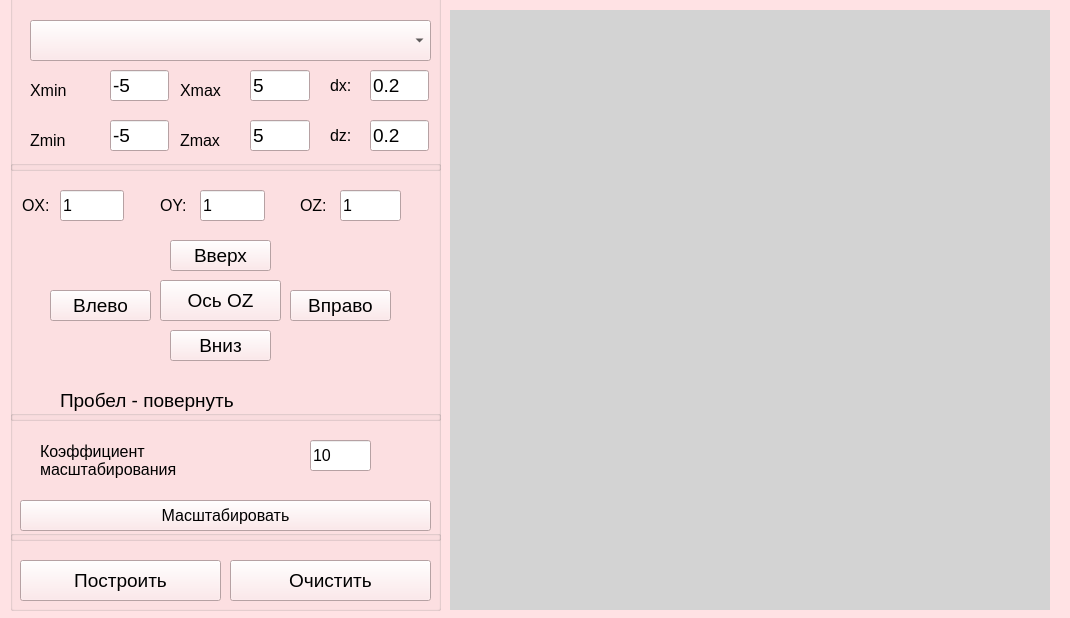
<?xml version="1.0" encoding="UTF-8"?>
<ui version="4.0">
 <class>MainWindow</class>
 <widget class="QMainWindow" name="MainWindow">
  <property name="geometry">
   <rect>
    <x>0</x>
    <y>0</y>
    <width>1070</width>
    <height>618</height>
   </rect>
  </property>
  <property name="maximumSize">
   <size>
    <width>1070</width>
    <height>618</height>
   </size>
  </property>
  <property name="sizeIncrement">
   <size>
    <width>1070</width>
    <height>618</height>
   </size>
  </property>
  <property name="palette">
   <palette>
    <active>
     <colorrole role="WindowText">
      <brush brushstyle="SolidPattern">
       <color alpha="255">
        <red>0</red>
        <green>0</green>
        <blue>0</blue>
       </color>
      </brush>
     </colorrole>
     <colorrole role="Button">
      <brush brushstyle="SolidPattern">
       <color alpha="255">
        <red>255</red>
        <green>226</green>
        <blue>228</blue>
       </color>
      </brush>
     </colorrole>
     <colorrole role="Light">
      <brush brushstyle="SolidPattern">
       <color alpha="255">
        <red>255</red>
        <green>255</green>
        <blue>255</blue>
       </color>
      </brush>
     </colorrole>
     <colorrole role="Midlight">
      <brush brushstyle="SolidPattern">
       <color alpha="255">
        <red>255</red>
        <green>240</green>
        <blue>241</blue>
       </color>
      </brush>
     </colorrole>
     <colorrole role="Dark">
      <brush brushstyle="SolidPattern">
       <color alpha="255">
        <red>127</red>
        <green>113</green>
        <blue>114</blue>
       </color>
      </brush>
     </colorrole>
     <colorrole role="Mid">
      <brush brushstyle="SolidPattern">
       <color alpha="255">
        <red>170</red>
        <green>151</green>
        <blue>152</blue>
       </color>
      </brush>
     </colorrole>
     <colorrole role="Text">
      <brush brushstyle="SolidPattern">
       <color alpha="255">
        <red>0</red>
        <green>0</green>
        <blue>0</blue>
       </color>
      </brush>
     </colorrole>
     <colorrole role="BrightText">
      <brush brushstyle="SolidPattern">
       <color alpha="255">
        <red>255</red>
        <green>255</green>
        <blue>255</blue>
       </color>
      </brush>
     </colorrole>
     <colorrole role="ButtonText">
      <brush brushstyle="SolidPattern">
       <color alpha="255">
        <red>0</red>
        <green>0</green>
        <blue>0</blue>
       </color>
      </brush>
     </colorrole>
     <colorrole role="Base">
      <brush brushstyle="SolidPattern">
       <color alpha="255">
        <red>255</red>
        <green>255</green>
        <blue>255</blue>
       </color>
      </brush>
     </colorrole>
     <colorrole role="Window">
      <brush brushstyle="SolidPattern">
       <color alpha="255">
        <red>255</red>
        <green>226</green>
        <blue>228</blue>
       </color>
      </brush>
     </colorrole>
     <colorrole role="Shadow">
      <brush brushstyle="SolidPattern">
       <color alpha="255">
        <red>0</red>
        <green>0</green>
        <blue>0</blue>
       </color>
      </brush>
     </colorrole>
     <colorrole role="AlternateBase">
      <brush brushstyle="SolidPattern">
       <color alpha="255">
        <red>255</red>
        <green>240</green>
        <blue>241</blue>
       </color>
      </brush>
     </colorrole>
     <colorrole role="ToolTipBase">
      <brush brushstyle="SolidPattern">
       <color alpha="255">
        <red>255</red>
        <green>255</green>
        <blue>220</blue>
       </color>
      </brush>
     </colorrole>
     <colorrole role="ToolTipText">
      <brush brushstyle="SolidPattern">
       <color alpha="255">
        <red>0</red>
        <green>0</green>
        <blue>0</blue>
       </color>
      </brush>
     </colorrole>
     <colorrole role="PlaceholderText">
      <brush brushstyle="SolidPattern">
       <color alpha="128">
        <red>0</red>
        <green>0</green>
        <blue>0</blue>
       </color>
      </brush>
     </colorrole>
    </active>
    <inactive>
     <colorrole role="WindowText">
      <brush brushstyle="SolidPattern">
       <color alpha="255">
        <red>0</red>
        <green>0</green>
        <blue>0</blue>
       </color>
      </brush>
     </colorrole>
     <colorrole role="Button">
      <brush brushstyle="SolidPattern">
       <color alpha="255">
        <red>255</red>
        <green>226</green>
        <blue>228</blue>
       </color>
      </brush>
     </colorrole>
     <colorrole role="Light">
      <brush brushstyle="SolidPattern">
       <color alpha="255">
        <red>255</red>
        <green>255</green>
        <blue>255</blue>
       </color>
      </brush>
     </colorrole>
     <colorrole role="Midlight">
      <brush brushstyle="SolidPattern">
       <color alpha="255">
        <red>255</red>
        <green>240</green>
        <blue>241</blue>
       </color>
      </brush>
     </colorrole>
     <colorrole role="Dark">
      <brush brushstyle="SolidPattern">
       <color alpha="255">
        <red>127</red>
        <green>113</green>
        <blue>114</blue>
       </color>
      </brush>
     </colorrole>
     <colorrole role="Mid">
      <brush brushstyle="SolidPattern">
       <color alpha="255">
        <red>170</red>
        <green>151</green>
        <blue>152</blue>
       </color>
      </brush>
     </colorrole>
     <colorrole role="Text">
      <brush brushstyle="SolidPattern">
       <color alpha="255">
        <red>0</red>
        <green>0</green>
        <blue>0</blue>
       </color>
      </brush>
     </colorrole>
     <colorrole role="BrightText">
      <brush brushstyle="SolidPattern">
       <color alpha="255">
        <red>255</red>
        <green>255</green>
        <blue>255</blue>
       </color>
      </brush>
     </colorrole>
     <colorrole role="ButtonText">
      <brush brushstyle="SolidPattern">
       <color alpha="255">
        <red>0</red>
        <green>0</green>
        <blue>0</blue>
       </color>
      </brush>
     </colorrole>
     <colorrole role="Base">
      <brush brushstyle="SolidPattern">
       <color alpha="255">
        <red>255</red>
        <green>255</green>
        <blue>255</blue>
       </color>
      </brush>
     </colorrole>
     <colorrole role="Window">
      <brush brushstyle="SolidPattern">
       <color alpha="255">
        <red>255</red>
        <green>226</green>
        <blue>228</blue>
       </color>
      </brush>
     </colorrole>
     <colorrole role="Shadow">
      <brush brushstyle="SolidPattern">
       <color alpha="255">
        <red>0</red>
        <green>0</green>
        <blue>0</blue>
       </color>
      </brush>
     </colorrole>
     <colorrole role="AlternateBase">
      <brush brushstyle="SolidPattern">
       <color alpha="255">
        <red>255</red>
        <green>240</green>
        <blue>241</blue>
       </color>
      </brush>
     </colorrole>
     <colorrole role="ToolTipBase">
      <brush brushstyle="SolidPattern">
       <color alpha="255">
        <red>255</red>
        <green>255</green>
        <blue>220</blue>
       </color>
      </brush>
     </colorrole>
     <colorrole role="ToolTipText">
      <brush brushstyle="SolidPattern">
       <color alpha="255">
        <red>0</red>
        <green>0</green>
        <blue>0</blue>
       </color>
      </brush>
     </colorrole>
     <colorrole role="PlaceholderText">
      <brush brushstyle="SolidPattern">
       <color alpha="128">
        <red>0</red>
        <green>0</green>
        <blue>0</blue>
       </color>
      </brush>
     </colorrole>
    </inactive>
    <disabled>
     <colorrole role="WindowText">
      <brush brushstyle="SolidPattern">
       <color alpha="255">
        <red>127</red>
        <green>113</green>
        <blue>114</blue>
       </color>
      </brush>
     </colorrole>
     <colorrole role="Button">
      <brush brushstyle="SolidPattern">
       <color alpha="255">
        <red>255</red>
        <green>226</green>
        <blue>228</blue>
       </color>
      </brush>
     </colorrole>
     <colorrole role="Light">
      <brush brushstyle="SolidPattern">
       <color alpha="255">
        <red>255</red>
        <green>255</green>
        <blue>255</blue>
       </color>
      </brush>
     </colorrole>
     <colorrole role="Midlight">
      <brush brushstyle="SolidPattern">
       <color alpha="255">
        <red>255</red>
        <green>240</green>
        <blue>241</blue>
       </color>
      </brush>
     </colorrole>
     <colorrole role="Dark">
      <brush brushstyle="SolidPattern">
       <color alpha="255">
        <red>127</red>
        <green>113</green>
        <blue>114</blue>
       </color>
      </brush>
     </colorrole>
     <colorrole role="Mid">
      <brush brushstyle="SolidPattern">
       <color alpha="255">
        <red>170</red>
        <green>151</green>
        <blue>152</blue>
       </color>
      </brush>
     </colorrole>
     <colorrole role="Text">
      <brush brushstyle="SolidPattern">
       <color alpha="255">
        <red>127</red>
        <green>113</green>
        <blue>114</blue>
       </color>
      </brush>
     </colorrole>
     <colorrole role="BrightText">
      <brush brushstyle="SolidPattern">
       <color alpha="255">
        <red>255</red>
        <green>255</green>
        <blue>255</blue>
       </color>
      </brush>
     </colorrole>
     <colorrole role="ButtonText">
      <brush brushstyle="SolidPattern">
       <color alpha="255">
        <red>127</red>
        <green>113</green>
        <blue>114</blue>
       </color>
      </brush>
     </colorrole>
     <colorrole role="Base">
      <brush brushstyle="SolidPattern">
       <color alpha="255">
        <red>255</red>
        <green>226</green>
        <blue>228</blue>
       </color>
      </brush>
     </colorrole>
     <colorrole role="Window">
      <brush brushstyle="SolidPattern">
       <color alpha="255">
        <red>255</red>
        <green>226</green>
        <blue>228</blue>
       </color>
      </brush>
     </colorrole>
     <colorrole role="Shadow">
      <brush brushstyle="SolidPattern">
       <color alpha="255">
        <red>0</red>
        <green>0</green>
        <blue>0</blue>
       </color>
      </brush>
     </colorrole>
     <colorrole role="AlternateBase">
      <brush brushstyle="SolidPattern">
       <color alpha="255">
        <red>255</red>
        <green>226</green>
        <blue>228</blue>
       </color>
      </brush>
     </colorrole>
     <colorrole role="ToolTipBase">
      <brush brushstyle="SolidPattern">
       <color alpha="255">
        <red>255</red>
        <green>255</green>
        <blue>220</blue>
       </color>
      </brush>
     </colorrole>
     <colorrole role="ToolTipText">
      <brush brushstyle="SolidPattern">
       <color alpha="255">
        <red>0</red>
        <green>0</green>
        <blue>0</blue>
       </color>
      </brush>
     </colorrole>
     <colorrole role="PlaceholderText">
      <brush brushstyle="SolidPattern">
       <color alpha="128">
        <red>0</red>
        <green>0</green>
        <blue>0</blue>
       </color>
      </brush>
     </colorrole>
    </disabled>
   </palette>
  </property>
  <property name="windowTitle">
   <string>Алгоритм плавающего горизонта</string>
  </property>
  <widget class="QWidget" name="centralWidget">
   <widget class="QGroupBox" name="groupBox">
    <property name="geometry">
     <rect>
      <x>10</x>
      <y>-10</y>
      <width>431</width>
      <height>181</height>
     </rect>
    </property>
    <property name="font">
     <font>
      <pointsize>14</pointsize>
     </font>
    </property>
    <property name="title">
     <string/>
    </property>
    <widget class="QComboBox" name="funcs">
     <property name="geometry">
      <rect>
       <x>20</x>
       <y>30</y>
       <width>401</width>
       <height>41</height>
      </rect>
     </property>
     <property name="font">
      <font>
       <pointsize>14</pointsize>
      </font>
     </property>
    </widget>
    <widget class="QLineEdit" name="x_end_lineEdit">
     <property name="geometry">
      <rect>
       <x>240</x>
       <y>80</y>
       <width>60</width>
       <height>31</height>
      </rect>
     </property>
     <property name="text">
      <string>5</string>
     </property>
    </widget>
    <widget class="QLineEdit" name="z_end_lineEdit">
     <property name="geometry">
      <rect>
       <x>240</x>
       <y>130</y>
       <width>60</width>
       <height>31</height>
      </rect>
     </property>
     <property name="text">
      <string>5</string>
     </property>
    </widget>
    <widget class="QLabel" name="label_3">
     <property name="geometry">
      <rect>
       <x>320</x>
       <y>80</y>
       <width>31</width>
       <height>31</height>
      </rect>
     </property>
     <property name="font">
      <font>
       <pointsize>12</pointsize>
      </font>
     </property>
     <property name="text">
      <string>dx:</string>
     </property>
    </widget>
    <widget class="QLabel" name="label_4">
     <property name="geometry">
      <rect>
       <x>320</x>
       <y>130</y>
       <width>31</width>
       <height>31</height>
      </rect>
     </property>
     <property name="font">
      <font>
       <pointsize>12</pointsize>
      </font>
     </property>
     <property name="text">
      <string>dz:</string>
     </property>
    </widget>
    <widget class="QLineEdit" name="delta_z_lineEdit">
     <property name="geometry">
      <rect>
       <x>360</x>
       <y>130</y>
       <width>59</width>
       <height>31</height>
      </rect>
     </property>
     <property name="text">
      <string>0.2</string>
     </property>
    </widget>
    <widget class="QLineEdit" name="delta_x_lineEdit">
     <property name="geometry">
      <rect>
       <x>360</x>
       <y>80</y>
       <width>59</width>
       <height>31</height>
      </rect>
     </property>
     <property name="text">
      <string>0.2</string>
     </property>
    </widget>
    <widget class="QLineEdit" name="z_start_lineEdit">
     <property name="geometry">
      <rect>
       <x>100</x>
       <y>130</y>
       <width>59</width>
       <height>31</height>
      </rect>
     </property>
     <property name="text">
      <string>-5</string>
     </property>
    </widget>
    <widget class="QLineEdit" name="x_start_lineEdit">
     <property name="geometry">
      <rect>
       <x>100</x>
       <y>80</y>
       <width>59</width>
       <height>31</height>
      </rect>
     </property>
     <property name="text">
      <string>-5</string>
     </property>
    </widget>
    <widget class="QLabel" name="label_2">
     <property name="geometry">
      <rect>
       <x>170</x>
       <y>80</y>
       <width>71</width>
       <height>41</height>
      </rect>
     </property>
     <property name="font">
      <font>
       <pointsize>12</pointsize>
      </font>
     </property>
     <property name="text">
      <string>Xmax</string>
     </property>
    </widget>
    <widget class="QLabel" name="label_5">
     <property name="geometry">
      <rect>
       <x>170</x>
       <y>130</y>
       <width>71</width>
       <height>41</height>
      </rect>
     </property>
     <property name="font">
      <font>
       <pointsize>12</pointsize>
      </font>
     </property>
     <property name="text">
      <string>Zmax</string>
     </property>
    </widget>
    <widget class="QLabel" name="label">
     <property name="geometry">
      <rect>
       <x>20</x>
       <y>80</y>
       <width>71</width>
       <height>41</height>
      </rect>
     </property>
     <property name="font">
      <font>
       <pointsize>12</pointsize>
      </font>
     </property>
     <property name="text">
      <string>Xmin</string>
     </property>
    </widget>
    <widget class="QLabel" name="label_6">
     <property name="geometry">
      <rect>
       <x>20</x>
       <y>130</y>
       <width>71</width>
       <height>41</height>
      </rect>
     </property>
     <property name="font">
      <font>
       <pointsize>12</pointsize>
      </font>
     </property>
     <property name="text">
      <string>Zmin</string>
     </property>
    </widget>
   </widget>
   <widget class="QGroupBox" name="groupBox_3">
    <property name="geometry">
     <rect>
      <x>10</x>
      <y>530</y>
      <width>431</width>
      <height>81</height>
     </rect>
    </property>
    <property name="font">
     <font>
      <pointsize>14</pointsize>
     </font>
    </property>
    <property name="title">
     <string/>
    </property>
    <widget class="QPushButton" name="draw_surface_pushButton">
     <property name="geometry">
      <rect>
       <x>10</x>
       <y>30</y>
       <width>201</width>
       <height>41</height>
      </rect>
     </property>
     <property name="text">
      <string>Построить</string>
     </property>
    </widget>
    <widget class="QPushButton" name="clear_pushButton">
     <property name="geometry">
      <rect>
       <x>220</x>
       <y>30</y>
       <width>201</width>
       <height>41</height>
      </rect>
     </property>
     <property name="text">
      <string>Очистить</string>
     </property>
    </widget>
   </widget>
   <widget class="QGroupBox" name="groupBox_4">
    <property name="geometry">
     <rect>
      <x>10</x>
      <y>410</y>
      <width>431</width>
      <height>131</height>
     </rect>
    </property>
    <property name="font">
     <font>
      <pointsize>14</pointsize>
     </font>
    </property>
    <property name="title">
     <string/>
    </property>
    <widget class="QLabel" name="label_11">
     <property name="geometry">
      <rect>
       <x>30</x>
       <y>20</y>
       <width>271</width>
       <height>61</height>
      </rect>
     </property>
     <property name="font">
      <font>
       <pointsize>12</pointsize>
      </font>
     </property>
     <property name="text">
      <string>Коэффициент
масштабирования</string>
     </property>
    </widget>
    <widget class="QPushButton" name="pushButton">
     <property name="geometry">
      <rect>
       <x>10</x>
       <y>90</y>
       <width>411</width>
       <height>31</height>
      </rect>
     </property>
     <property name="font">
      <font>
       <pointsize>12</pointsize>
      </font>
     </property>
     <property name="text">
      <string>Масштабировать</string>
     </property>
    </widget>
    <widget class="QLineEdit" name="k_lineEdit">
     <property name="geometry">
      <rect>
       <x>300</x>
       <y>30</y>
       <width>61</width>
       <height>31</height>
      </rect>
     </property>
     <property name="font">
      <font>
       <pointsize>12</pointsize>
      </font>
     </property>
     <property name="text">
      <string>10</string>
     </property>
    </widget>
   </widget>
   <widget class="QGroupBox" name="groupBox_5">
    <property name="geometry">
     <rect>
      <x>10</x>
      <y>160</y>
      <width>431</width>
      <height>261</height>
     </rect>
    </property>
    <property name="font">
     <font>
      <pointsize>14</pointsize>
     </font>
    </property>
    <property name="title">
     <string/>
    </property>
    <widget class="QPushButton" name="right_pushButton">
     <property name="geometry">
      <rect>
       <x>280</x>
       <y>130</y>
       <width>101</width>
       <height>31</height>
      </rect>
     </property>
     <property name="text">
      <string>Вправо</string>
     </property>
     <property name="checkable">
      <bool>true</bool>
     </property>
     <property name="autoRepeat">
      <bool>true</bool>
     </property>
    </widget>
    <widget class="QPushButton" name="left_pushButton">
     <property name="geometry">
      <rect>
       <x>40</x>
       <y>130</y>
       <width>101</width>
       <height>31</height>
      </rect>
     </property>
     <property name="text">
      <string>Влево</string>
     </property>
     <property name="checkable">
      <bool>true</bool>
     </property>
     <property name="autoRepeat">
      <bool>true</bool>
     </property>
    </widget>
    <widget class="QPushButton" name="up_pushButton">
     <property name="geometry">
      <rect>
       <x>160</x>
       <y>80</y>
       <width>101</width>
       <height>31</height>
      </rect>
     </property>
     <property name="text">
      <string>Вверх</string>
     </property>
     <property name="checkable">
      <bool>true</bool>
     </property>
     <property name="autoRepeat">
      <bool>true</bool>
     </property>
    </widget>
    <widget class="QPushButton" name="down_pushButton">
     <property name="geometry">
      <rect>
       <x>160</x>
       <y>170</y>
       <width>101</width>
       <height>31</height>
      </rect>
     </property>
     <property name="text">
      <string>Вниз</string>
     </property>
     <property name="checkable">
      <bool>true</bool>
     </property>
     <property name="autoRepeat">
      <bool>true</bool>
     </property>
    </widget>
    <widget class="QPushButton" name="oz_pushButton">
     <property name="geometry">
      <rect>
       <x>150</x>
       <y>120</y>
       <width>121</width>
       <height>41</height>
      </rect>
     </property>
     <property name="text">
      <string>Oсь OZ</string>
     </property>
     <property name="checkable">
      <bool>true</bool>
     </property>
     <property name="autoRepeat">
      <bool>true</bool>
     </property>
    </widget>
    <widget class="QLineEdit" name="rotate_ox_lineEdit">
     <property name="geometry">
      <rect>
       <x>50</x>
       <y>30</y>
       <width>64</width>
       <height>31</height>
      </rect>
     </property>
     <property name="font">
      <font>
       <pointsize>12</pointsize>
      </font>
     </property>
     <property name="text">
      <string>1</string>
     </property>
    </widget>
    <widget class="QLabel" name="label_10">
     <property name="geometry">
      <rect>
       <x>12</x>
       <y>30</y>
       <width>31</width>
       <height>31</height>
      </rect>
     </property>
     <property name="font">
      <font>
       <pointsize>12</pointsize>
      </font>
     </property>
     <property name="text">
      <string>OX:</string>
     </property>
    </widget>
    <widget class="QLineEdit" name="rotate_oy_lineEdit">
     <property name="geometry">
      <rect>
       <x>190</x>
       <y>30</y>
       <width>65</width>
       <height>31</height>
      </rect>
     </property>
     <property name="font">
      <font>
       <pointsize>12</pointsize>
      </font>
     </property>
     <property name="text">
      <string>1</string>
     </property>
    </widget>
    <widget class="QLabel" name="label_12">
     <property name="geometry">
      <rect>
       <x>150</x>
       <y>30</y>
       <width>31</width>
       <height>31</height>
      </rect>
     </property>
     <property name="font">
      <font>
       <pointsize>12</pointsize>
      </font>
     </property>
     <property name="text">
      <string>OY:</string>
     </property>
    </widget>
    <widget class="QLabel" name="label_13">
     <property name="geometry">
      <rect>
       <x>290</x>
       <y>30</y>
       <width>31</width>
       <height>31</height>
      </rect>
     </property>
     <property name="font">
      <font>
       <pointsize>12</pointsize>
      </font>
     </property>
     <property name="text">
      <string>OZ:</string>
     </property>
    </widget>
    <widget class="QLineEdit" name="rotate_oz_lineEdit">
     <property name="geometry">
      <rect>
       <x>330</x>
       <y>30</y>
       <width>61</width>
       <height>31</height>
      </rect>
     </property>
     <property name="font">
      <font>
       <pointsize>12</pointsize>
      </font>
     </property>
     <property name="text">
      <string>1</string>
     </property>
    </widget>
    <widget class="QLabel" name="label_7">
     <property name="geometry">
      <rect>
       <x>50</x>
       <y>230</y>
       <width>351</width>
       <height>21</height>
      </rect>
     </property>
     <property name="text">
      <string>Пробел - повернуть</string>
     </property>
    </widget>
   </widget>
   <widget class="QWidget" name="draw_widget" native="true">
    <property name="geometry">
     <rect>
      <x>450</x>
      <y>10</y>
      <width>600</width>
      <height>600</height>
     </rect>
    </property>
    <property name="styleSheet">
     <string notr="true">background-color:lightgray;</string>
    </property>
   </widget>
  </widget>
 </widget>
 <layoutdefault spacing="6" margin="11"/>
 <resources/>
 <connections/>
</ui>
